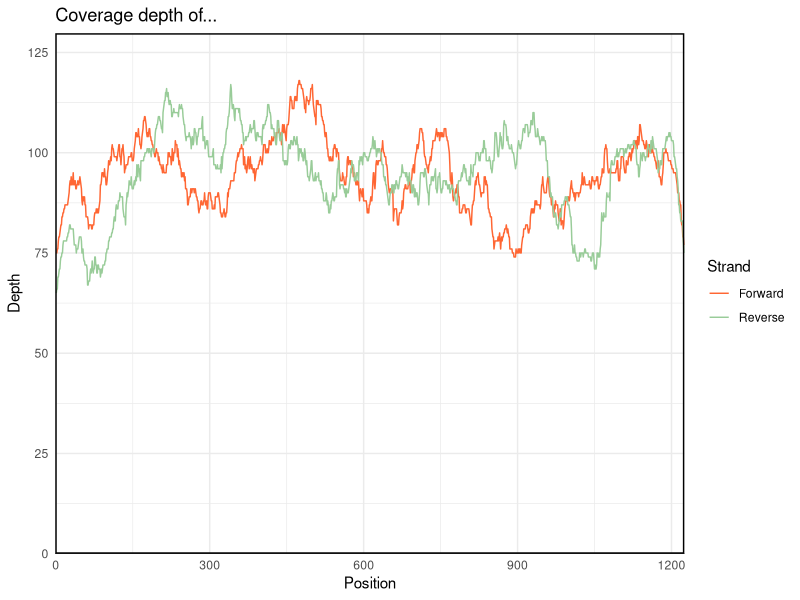
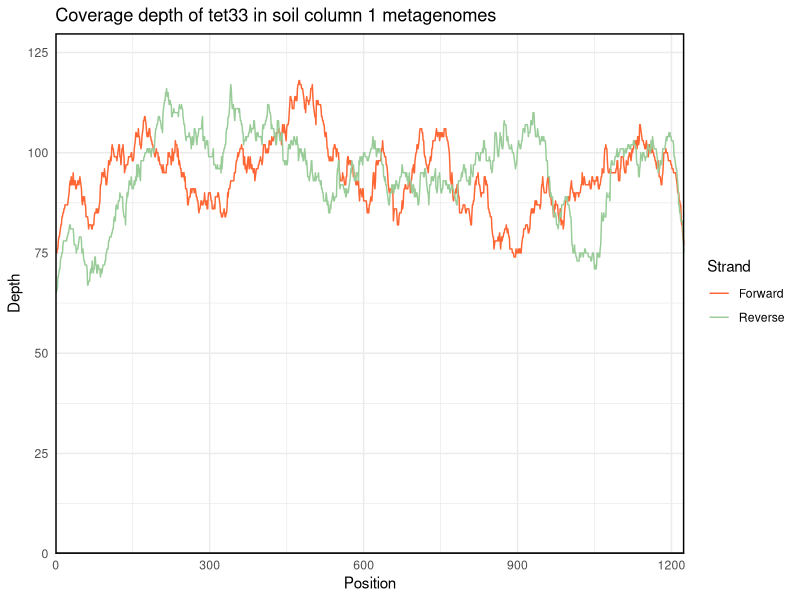
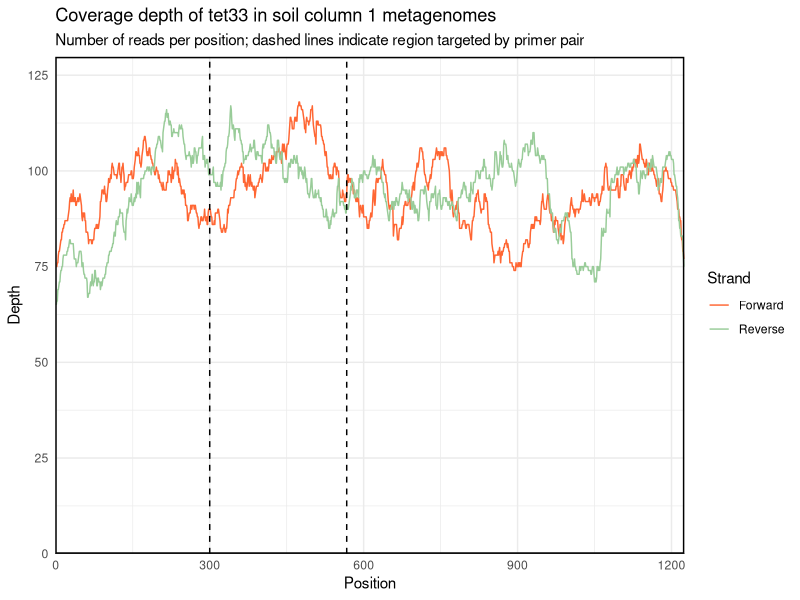

The R source for these figures, in order:
## ---- chunk 1
knitr::opts_chunk$set(echo = TRUE)
## ---- chunk 2
library(tidyverse)
regions_hit <- read.delim("data/tet33.regions_hit.tsv",
                          col.names = c("sstart", "send")) %>% 
  mutate(forward = ifelse(sstart > send, 0, 1))
head(regions_hit)
## ---- chunk 3
plot.coverage <- function(regions_hit.df, roi = NULL){
  library(IRanges)
  library(ggplot2)
  
  x.min = min(regions_hit.df[, 1:2])
  x.max = max(regions_hit.df[, 1:2])
  
  forward_hits <- regions_hit.df[regions_hit.df$forward == 1, ]
  
  forward_hits.IR = IRanges(start = forward_hits[, 1],
                            end = forward_hits[, 2])
  forward_hits.cov <- coverage(forward_hits.IR)
  
  forward_coverage <- data.frame(pos = seq(x.min, x.max),
                                 cov = unlist(mapply(rep, forward_hits.cov@values, forward_hits.cov@lengths)),
                                 forward = as.factor(rep(1, x.max))
                      )
  
  reverse_hits <- regions_hit.df[regions_hit.df$forward == 0, ]
  reverse_hits.IR = IRanges(start = reverse_hits[, 2],
                            end = reverse_hits[, 1])
  
  reverse_hits.cov <- coverage(reverse_hits.IR)
  reverse_coverage <- data.frame(pos = seq(x.min, x.max),
                                 cov = unlist(mapply(rep, reverse_hits.cov@values, reverse_hits.cov@lengths)),
                                 forward = as.factor(rep(0, x.max))
                      )
  
  total_coverage <- rbind(forward_coverage, reverse_coverage)
  
  y.max <-max(total_coverage$cov)

  p <- ggplot(total_coverage, aes(x = pos, y = cov, color = forward)) +
    geom_line() +
    geom_hline(yintercept = 0) + 
    scale_x_continuous(expand = c(0, x.min), limits = c(0, x.max)) +
    scale_y_continuous(expand = c(0, 0), limits = c(0, y.max * 1.1)) +
    labs(x = "Position", 
         y = "Depth",
         title = "Coverage depth of...",
         color = "Strand") + 
    scale_color_manual(labels = c("Forward", "Reverse"), 
                       values = c("#FF6633", "#99CC99")) +
    theme_minimal() +
    theme(panel.border = element_rect(color = "black", fill = NA, size = 1))
  
  if (!missing(roi)){
    p <- p + geom_vline(xintercept = roi, linetype = "dashed")
  }
  
  return(p)
}
## ---- chunk 4
plot.coverage(regions_hit)
## ---- chunk 5
plot.coverage(regions_hit) + 
  labs(title = "Coverage depth of tet33 in soil column 1 metagenomes")
## ---- chunk 6
plot.coverage(regions_hit, c(300, 567)) + 
  labs(title = "Coverage depth of tet33 in soil column 1 metagenomes",
       subtitle = "Number of reads per position; dashed lines indicate region targeted by primer pair")
